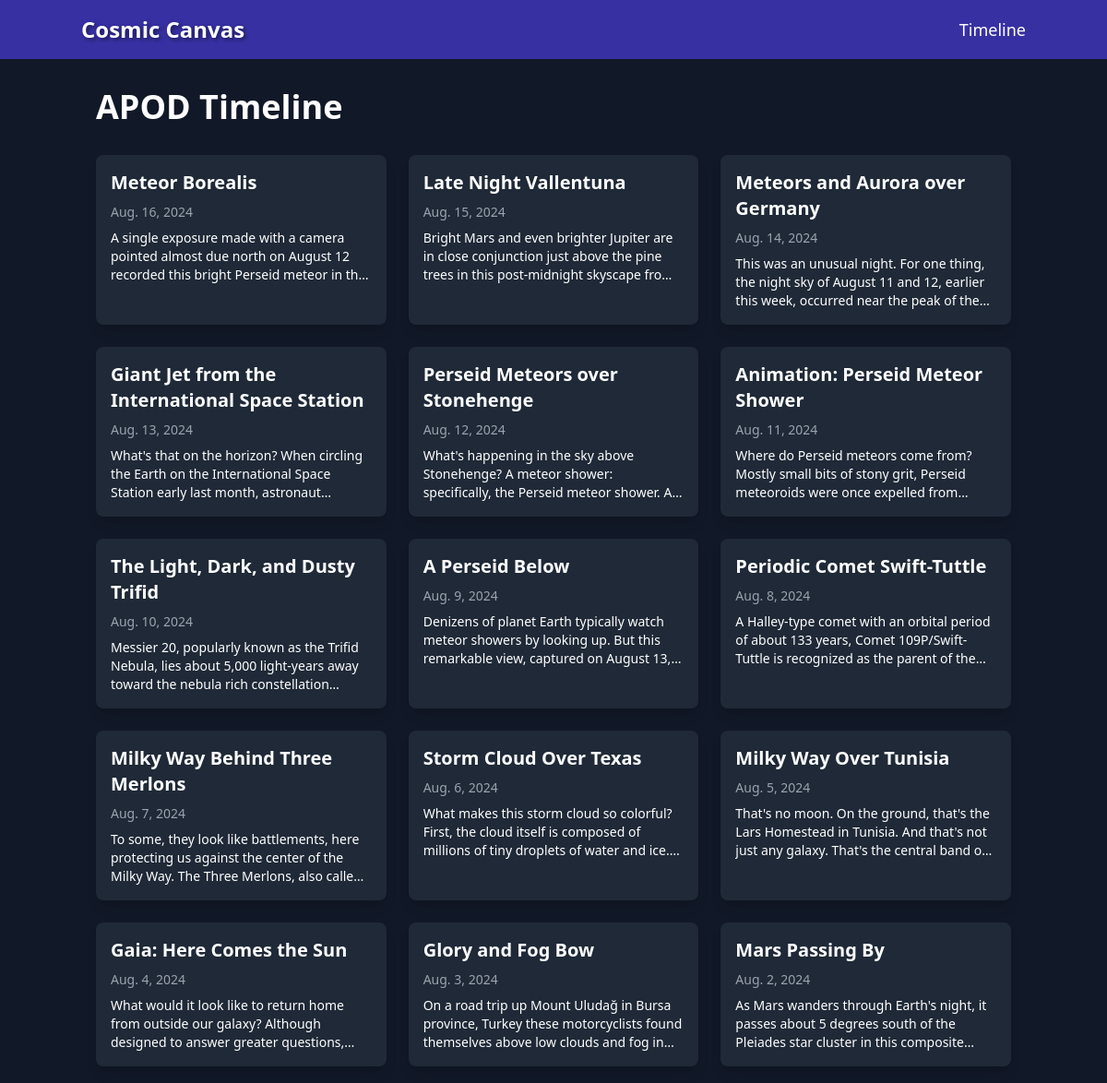
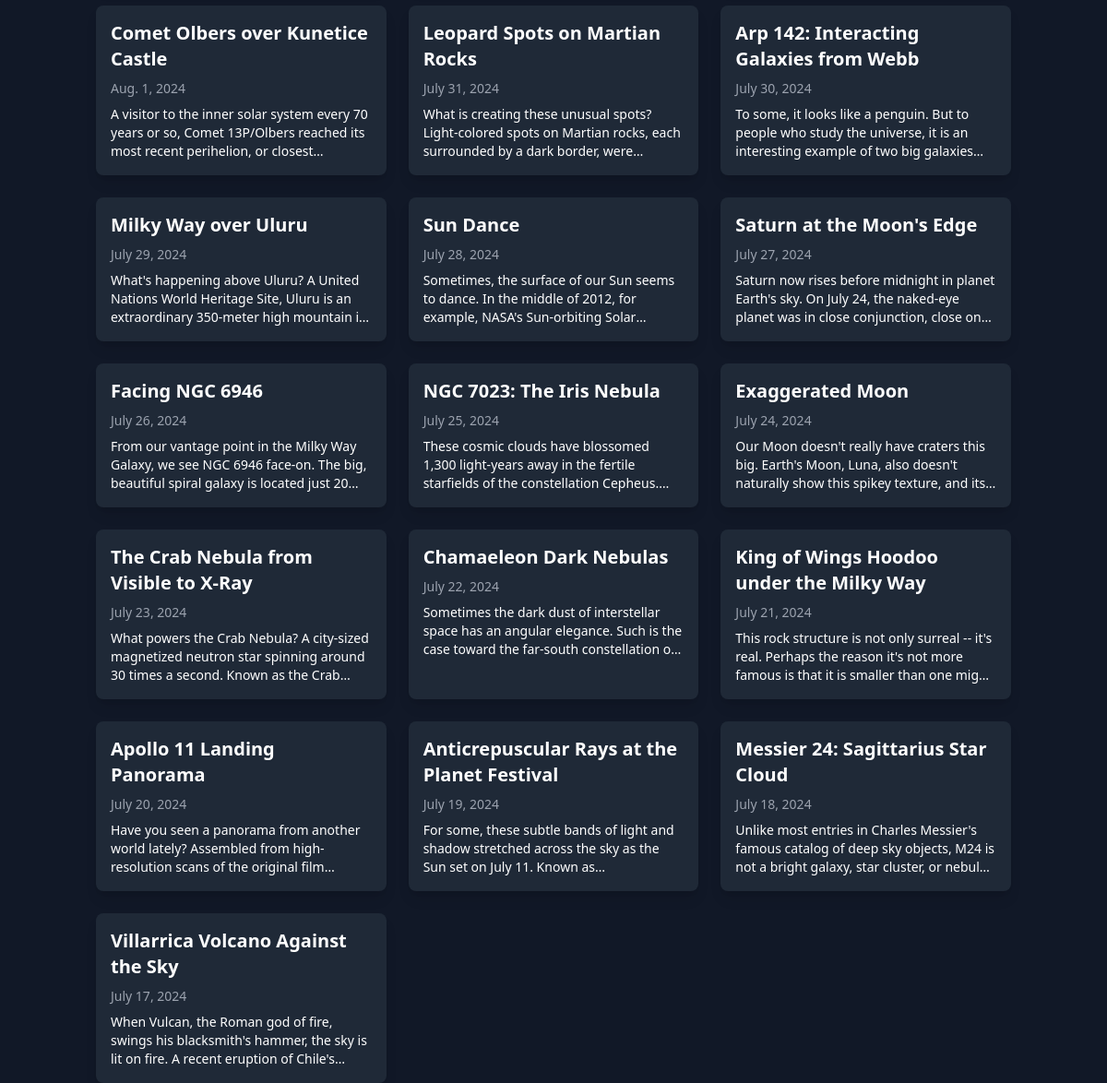
Page /timeline/ on the committed database (2 pictures, top to bottom).
### apod/models.py (models this page shows, shortened)
class Apod(models.Model):
    date = models.DateField(unique=True)
    title = models.CharField(max_length=200)
    explanation = models.TextField()
    url = models.URLField()
    media_type = models.CharField(max_length=10)

### apod/views.py (the view)
# urls.py: path('timeline/', views.timeline, name='timeline'),
def timeline(request):
    end_date = date.today()
    start_date = end_date - timedelta(days=30)
    apods = Apod.objects.filter(date__range=[start_date, end_date]).order_by('-date')
    return render(request, 'apod/timeline.html', {'apods': apods})

### apod/templates/apod/timeline.html (shortened to what this page needs)
{% extends 'apod/base.html' %}
{% block content %}
<h1 class="text-4xl font-bold mb-8">APOD Timeline</h1>
<div class="grid grid-cols-1 md:grid-cols-2 lg:grid-cols-3 gap-6">
    {% for apod in apods %}
    <div class="bg-gray-800 rounded-lg overflow-hidden shadow-lg transition-transform duration-300 hover:scale-105" x-data="{ show: false }" x-intersect="show = true">
        <div class="p-4">
            <h2 class="text-xl font-semibold mb-2">{{ apod.title }}</h2>
            <p class="text-sm text-gray-400 mb-2">{{ apod.date }}</p>
            <p class="text-sm line-clamp-3">{{ apod.explanation }}</p>
        </div>
    </div>
    {% endfor %}
</div>
{% endblock %}

### apod/templates/apod/base.html (shortened to what this page needs)
<!DOCTYPE html>
<html lang="en">
<head>
    <script src="https://cdn.tailwindcss.com"></script>
</head>
<body class="bg-gray-900 text-white">
    <nav class="bg-space-500 p-4">
        <div class="container mx-auto flex justify-between items-center">
            <a href="{% url 'home' %}" class="text-2xl font-bold text-shadow">Cosmic Canvas</a>
            <a href="{% url 'timeline' %}" class="text-lg hover:text-space-100 transition-colors duration-200">Timeline</a>
        </div>
    </nav>
    <main class="container mx-auto mt-8 px-4">
        {% block content %}{% endblock %}
    </main>
</body>
</html>

### rows in the picture
Apod: title "Meteor Borealis", date "Aug. 16, 2024", explanation "A single exposure made with a camera pointed almost due north on August 12 recorded this bright Perseid meteor in…"
Apod: title "Late Night Vallentuna", date "Aug. 15, 2024", explanation "Bright Mars and even brighter Jupiter are in close conjunction just above the pine trees in this post-midnight skyscape…"
Apod: title "Meteors and Aurora over Germany", date "Aug. 14, 2024", explanation "This was an unusual night. For one thing, the night sky of August 11 and 12, earlier this week, occurred near the peak of…"
Apod: title "Giant Jet from the International Space Station", date "Aug. 13, 2024", explanation "What's that on the horizon? When circling the Earth on the International Space Station early last month,…"
Apod: title "Perseid Meteors over Stonehenge", date "Aug. 12, 2024", explanation "What's happening in the sky above Stonehenge? A meteor shower: specifically, the Perseid meteor shower.…"
Apod: title "Animation: Perseid Meteor Shower", date "Aug. 11, 2024", explanation "Where do Perseid meteors come from? Mostly small bits of stony grit, Perseid meteoroids were once expelled…"
Apod: title "The Light, Dark, and Dusty Trifid", date "Aug. 10, 2024", explanation "Messier 20, popularly known as the Trifid Nebula, lies about 5,000 light-years away toward the nebula rich…"
Apod: title "A Perseid Below", date "Aug. 9, 2024", explanation "Denizens of planet Earth typically watch meteor showers by looking up. But this remarkable view, captured on August…"
Apod: title "Periodic Comet Swift-Tuttle", date "Aug. 8, 2024", explanation "A Halley-type comet with an orbital period of about 133 years, Comet 109P/Swift-Tuttle is recognized as the parent of…"
Apod: title "Milky Way Behind Three Merlons", date "Aug. 7, 2024", explanation "To some, they look like battlements, here protecting us against the center of the Milky Way. The Three Merlons, also…"
Apod: title "Storm Cloud Over Texas", date "Aug. 6, 2024", explanation "What makes this storm cloud so colorful? First, the cloud itself is composed of millions of tiny droplets of water and…"
Apod: title "Milky Way Over Tunisia", date "Aug. 5, 2024", explanation "That's no moon. On the ground, that's the Lars Homestead in Tunisia. And that's not just any galaxy. That's the central band…"
Apod: title "Gaia: Here Comes the Sun", date "Aug. 4, 2024", explanation "What would it look like to return home from outside our galaxy? Although designed to answer greater…"
Apod: title "Glory and Fog Bow", date "Aug. 3, 2024", explanation "On a road trip up Mount Uludağ in Bursa province, Turkey these motorcyclists found themselves above low clouds and fog…"
Apod: title "Mars Passing By", date "Aug. 2, 2024", explanation "As Mars wanders through Earth's night, it passes about 5 degrees south of the Pleiades star cluster in this…"
Apod: title "Comet Olbers over Kunetice Castle", date "Aug. 1, 2024", explanation "A visitor to the inner solar system every 70 years or so, Comet 13P/Olbers reached its most recent perihelion, or…"
Apod: title "Leopard Spots on Martian Rocks", date "July 31, 2024", explanation "What is creating these unusual spots? Light-colored spots on Martian rocks, each surrounded by a dark border,…"
Apod: title "Arp 142: Interacting Galaxies from Webb", date "July 30, 2024", explanation "To some, it looks like a penguin. But to people who study the universe, it is an interesting example of two big…"
Apod: title "Milky Way over Uluru", date "July 29, 2024", explanation "What's happening above Uluru? A United Nations World Heritage Site, Uluru is an extraordinary 350-meter high mountain…"
Apod: title "Sun Dance", date "July 28, 2024", explanation "Sometimes, the surface of our Sun seems to dance. In the middle of 2012, for example, NASA's Sun-orbiting…"
Apod: title "Saturn at the Moon's Edge", date "July 27, 2024", explanation "Saturn now rises before midnight in planet Earth's sky. On July 24, the naked-eye planet was in close conjunction, close…"
Apod: title "Facing NGC 6946", date "July 26, 2024", explanation "From our vantage point in the Milky Way Galaxy, we see NGC 6946 face-on. The big, beautiful spiral galaxy is located just…"
Apod: title "NGC 7023: The Iris Nebula", date "July 25, 2024", explanation "These cosmic clouds have blossomed 1,300 light-years away in the fertile starfields of the constellation…"
Apod: title "Exaggerated Moon", date "July 24, 2024", explanation "Our Moon doesn't really have craters this big. Earth's Moon, Luna, also doesn't naturally show this spikey texture, and…"
Apod: title "The Crab Nebula from Visible to X-Ray", date "July 23, 2024", explanation "What powers the Crab Nebula? A city-sized magnetized neutron star spinning around 30 times a second. Known as the…"
Apod: title "Chamaeleon Dark Nebulas", date "July 22, 2024", explanation "Sometimes the dark dust of interstellar space has an angular elegance. Such is the case toward the far-south constellation…"
Apod: title "King of Wings Hoodoo under the Milky Way", date "July 21, 2024", explanation "This rock structure is not only surreal -- it's real. Perhaps the reason it's not more famous is that it is smaller than one…"
Apod: title "Apollo 11 Landing Panorama", date "July 20, 2024", explanation "Have you seen a panorama from another world lately? Assembled from high-resolution scans of the original…"
Apod: title "Anticrepuscular Rays at the Planet Festival", date "July 19, 2024", explanation "For some, these subtle bands of light and shadow stretched across the sky as the Sun set on July 11. Known…"
Apod: title "Messier 24: Sagittarius Star Cloud", date "July 18, 2024", explanation "Unlike most entries in Charles Messier's famous catalog of deep sky objects, M24 is not a bright galaxy, star cluster, or…"
Apod: title "Villarrica Volcano Against the Sky", date "July 17, 2024", explanation "When Vulcan, the Roman god of fire, swings his blacksmith's hammer, the sky is lit on fire. A recent eruption of…"
